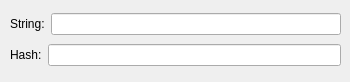
<?xml version="1.0" encoding="UTF-8"?>
<ui version="4.0">
 <class>ToolKit</class>
 <widget class="QDialog" name="ToolKit">
  <property name="geometry">
   <rect>
    <x>0</x>
    <y>0</y>
    <width>350</width>
    <height>82</height>
   </rect>
  </property>
  <property name="windowTitle">
   <string>ToolKit</string>
  </property>
  <widget class="QWidget" name="">
   <property name="geometry">
    <rect>
     <x>10</x>
     <y>10</y>
     <width>331</width>
     <height>61</height>
    </rect>
   </property>
   <layout class="QVBoxLayout" name="verticalLayout">
    <item>
     <layout class="QHBoxLayout" name="horizontalLayout">
      <item>
       <widget class="QLabel" name="label">
        <property name="text">
         <string>String:</string>
        </property>
       </widget>
      </item>
      <item>
       <widget class="QLineEdit" name="lineEdit"/>
      </item>
     </layout>
    </item>
    <item>
     <layout class="QHBoxLayout" name="horizontalLayout_2">
      <item>
       <widget class="QLabel" name="label_2">
        <property name="text">
         <string>Hash:</string>
        </property>
       </widget>
      </item>
      <item>
       <widget class="QLineEdit" name="lineEdit_2">
        <property name="readOnly">
         <bool>true</bool>
        </property>
       </widget>
      </item>
     </layout>
    </item>
   </layout>
  </widget>
 </widget>
 <resources/>
 <connections/>
</ui>
